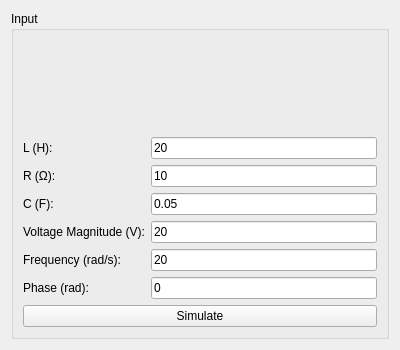
<?xml version="1.0" encoding="UTF-8"?>
<ui version="4.0">
 <class>Form</class>
 <widget class="QWidget" name="Form">
  <property name="geometry">
   <rect>
    <x>0</x>
    <y>0</y>
    <width>400</width>
    <height>350</height> </rect>
  </property>
  <property name="windowTitle">
   <string>Form</string>
  </property>
  <layout class="QVBoxLayout" name="verticalLayout">
   <item>
    <widget class="QGroupBox" name="gb_Input">
     <property name="title">
      <string>Input</string>
     </property>
     <layout class="QGridLayout" name="layout_GridInput">
      <item row="1" column="0">
       <widget class="QLabel" name="L_label">
        <property name="text">
         <string>L (H):</string>
        </property>
       </widget>
      </item>
      <item row="1" column="1">
       <widget class="QLineEdit" name="L_input">
        <property name="text">
         <string>20</string>
        </property>
       </widget>
      </item>
      <item row="2" column="0">
       <widget class="QLabel" name="R_label">
        <property name="text">
         <string>R (Ω):</string>
        </property>
       </widget>
      </item>
      <item row="2" column="1">
       <widget class="QLineEdit" name="R_input">
        <property name="text">
         <string>10</string>
        </property>
       </widget>
      </item>
      <item row="3" column="0">
       <widget class="QLabel" name="C_label">
        <property name="text">
         <string>C (F):</string>
        </property>
       </widget>
      </item>
      <item row="3" column="1">
       <widget class="QLineEdit" name="C_input">
        <property name="text">
         <string>0.05</string>
        </property>
       </widget>
      </item>
      <item row="4" column="0">
       <widget class="QLabel" name="Vm_label">
        <property name="text">
         <string>Voltage Magnitude (V):</string>
        </property>
       </widget>
      </item>
      <item row="4" column="1">
       <widget class="QLineEdit" name="Vm_input">
        <property name="text">
         <string>20</string>
        </property>
       </widget>
      </item>
      <item row="5" column="0">
       <widget class="QLabel" name="freq_label">
        <property name="text">
         <string>Frequency (rad/s):</string>
        </property>
       </widget>
      </item>
      <item row="5" column="1">
       <widget class="QLineEdit" name="freq_input">
        <property name="text">
         <string>20</string>
        </property>
       </widget>
      </item>
      <item row="6" column="0">
       <widget class="QLabel" name="phase_label">
        <property name="text">
         <string>Phase (rad):</string>
        </property>
       </widget>
      </item>
      <item row="6" column="1">
       <widget class="QLineEdit" name="phase_input">
        <property name="text">
         <string>0</string>
        </property>
       </widget>
      </item>
      <item row="7" column="0" colspan="2">
       <widget class="QPushButton" name="simulate_button">
        <property name="text">
         <string>Simulate</string>
        </property>
       </widget>
      </item>
      <item row="0" column="0" colspan="2">
       <widget class="QLabel" name="image_label">
        <property name="text">
         <string/>
        </property>
        <property name="alignment">
         <set>Qt::AlignCenter</set>
        </property>
       </widget>
      </item>
     </layout>
    </widget>
   </item>
  </layout>
 </widget>
 <resources/>
 <connections/>
</ui>
